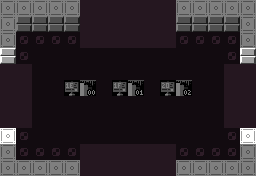

A level layout from a 2D game, rendered from its tile map. Below: a short description, then the map file with its tile-grid data intact:
An orthogonal 16x11 tile map with 16x16 px tiles, 10 tile layers (Base, Attributes, Base, Attributes, ...), 16 hidden layers not drawn, 6 tilesets.

<map version="1.10" tiledversion="1.11.2" orientation="orthogonal" renderorder="right-down" width="16" height="11" tilewidth="16" tileheight="16" infinite="0" nextlayerid="66" nextobjectid="1">
 <properties>
  <property name="base_logic" value="ROOM_BASE_LOGIC_NONE" />
  <property name="category" value="exterior" />
  <property name="color_emphasis" value="0" />
  <property name="dark" type="bool" value="false" />
  <property name="exit_east" type="bool" value="true" />
  <property name="exit_north" type="bool" value="true" />
  <property name="exit_south" type="bool" value="true" />
  <property name="exit_west" type="bool" value="true" />
  <property name="forbid_player_spawning" type="bool" value="false" />
  <property name="raster_effect" value="RASTER_EFFECT_NONE" />
  <property name="room_obj_palette" value="sprite_palette_overworld_table" />
  <property name="room_palette" value="blocking_exterior_palette_table" />
 </properties>
 <tileset firstgid="1" source="../../MapTiles.tsx" />
 <tileset firstgid="257" source="../../DiscoFloorTiles.tsx" />
 <tileset firstgid="289" source="../../Attributes.tsx" />
 <tileset firstgid="293" source="../../TechnicalTiles.tsx" />
 <tileset firstgid="357" source="../../ExitTiles.tsx" />
 <tileset firstgid="485" source="../../SignTiles.tsx" />
 <layer id="1" name="Base" width="16" height="11" opacity="0.5">
  <data encoding="csv">
6,6,6,6,6,6,6,6,6,6,6,6,6,6,6,6,
6,5,5,5,5,5,5,5,5,5,5,5,5,5,5,6,
6,265,265,265,265,265,265,265,265,265,265,265,265,265,265,6,
6,265,257,257,257,257,257,257,257,257,257,257,257,257,265,6,
6,265,257,257,257,257,257,257,257,257,257,257,257,257,265,6,
6,265,257,257,515,357,257,516,358,257,517,359,257,257,265,6,
6,265,257,257,257,257,257,257,257,257,257,257,257,257,265,6,
6,265,257,257,257,257,257,257,257,257,257,257,257,257,265,6,
6,265,257,257,257,257,257,257,257,257,257,257,257,257,265,6,
6,265,265,265,265,265,265,265,265,265,265,265,265,265,265,6,
6,6,6,6,6,6,6,6,6,6,6,6,6,6,6,6
</data>
 </layer>
 <layer id="2" name="Attributes" width="16" height="11" opacity="0.2">
  <data encoding="csv">
289,289,289,289,289,289,289,289,289,289,289,289,289,289,289,289,
289,289,289,289,289,289,289,289,289,289,289,289,289,289,289,289,
289,289,289,289,289,289,289,289,289,289,289,289,289,289,289,289,
289,289,289,289,289,289,289,289,289,289,289,289,289,289,289,289,
289,289,289,289,289,289,289,289,289,289,289,289,289,289,289,289,
289,289,289,289,289,289,289,289,289,289,289,289,289,289,289,289,
289,289,289,289,289,289,289,289,289,289,0,0,0,0,289,289,
289,289,289,289,289,289,289,289,289,289,289,289,289,289,289,289,
289,289,289,0,0,289,289,289,0,0,0,289,289,289,289,289,
289,289,289,289,289,0,0,0,0,289,289,289,289,289,289,289,
289,289,289,289,289,289,289,289,289,289,289,289,289,289,289,289
</data>
 </layer>
 <group id="36" name="Exit - West" class="overlay">
  <properties>
   <property name="adjacent_challenge" type="bool" value="true" />
   <property name="adjacent_exterior" type="bool" value="true" />
   <property name="adjacent_interior" type="bool" value="true" />
   <property name="adjacent_shop" type="bool" value="true" />
   <property name="direction" value="west" />
  </properties>
  <layer id="37" name="Base" width="16" height="11">
   <data encoding="csv">
0,0,0,0,0,0,0,0,0,0,0,0,0,0,0,0,
0,0,0,0,0,0,0,0,0,0,0,0,0,0,0,0,
0,0,0,0,0,0,0,0,0,0,0,0,0,0,0,0,
5,0,0,0,0,0,0,0,0,0,0,0,0,0,0,0,
257,257,0,0,0,0,0,0,0,0,0,0,0,0,0,0,
257,257,0,0,0,0,0,0,0,0,0,0,0,0,0,0,
257,257,0,0,0,0,0,0,0,0,0,0,0,0,0,0,
257,257,0,0,0,0,0,0,0,0,0,0,0,0,0,0,
6,0,0,0,0,0,0,0,0,0,0,0,0,0,0,0,
0,0,0,0,0,0,0,0,0,0,0,0,0,0,0,0,
0,0,0,0,0,0,0,0,0,0,0,0,0,0,0,0
</data>
  </layer>
  <layer id="38" name="Attributes" width="16" height="11" opacity="0.18">
   <data encoding="csv">
0,0,0,0,0,0,0,0,0,0,0,0,0,0,0,0,
0,0,0,0,0,0,0,0,0,0,0,0,0,0,0,0,
0,0,0,0,0,0,0,0,0,0,0,0,0,0,0,0,
289,0,0,0,0,0,0,0,0,0,0,0,0,0,0,0,
0,0,0,0,0,0,0,0,0,0,0,0,0,0,0,0,
0,0,0,0,0,0,0,0,0,0,0,0,0,0,0,0,
0,0,0,0,0,0,0,0,0,0,0,0,0,0,0,0,
0,0,0,0,0,0,0,0,0,0,0,0,0,0,0,0,
289,289,0,0,0,0,0,0,0,0,0,0,0,0,0,0,
0,0,0,0,0,0,0,0,0,0,0,0,0,0,0,0,
0,0,0,0,0,0,0,0,0,0,0,0,0,0,0,0
</data>
  </layer>
 </group>
 <group id="30" name="Exit - East" class="overlay">
  <properties>
   <property name="adjacent_challenge" type="bool" value="true" />
   <property name="adjacent_exterior" type="bool" value="true" />
   <property name="adjacent_interior" type="bool" value="true" />
   <property name="adjacent_shop" type="bool" value="true" />
   <property name="direction" value="east" />
  </properties>
  <layer id="31" name="Base" width="16" height="11">
   <data encoding="csv">
0,0,0,0,0,0,0,0,0,0,0,0,0,0,0,0,
0,0,0,0,0,0,0,0,0,0,0,0,0,0,0,0,
0,0,0,0,0,0,0,0,0,0,0,0,0,0,0,0,
0,0,0,0,0,0,0,0,0,0,0,0,0,0,0,5,
0,0,0,0,0,0,0,0,0,0,0,0,0,0,257,257,
0,0,0,0,0,0,0,0,0,0,0,0,0,0,257,257,
0,0,0,0,0,0,0,0,0,0,0,0,0,0,257,257,
0,0,0,0,0,0,0,0,0,0,0,0,0,0,257,257,
0,0,0,0,0,0,0,0,0,0,0,0,0,0,0,6,
0,0,0,0,0,0,0,0,0,0,0,0,0,0,0,0,
0,0,0,0,0,0,0,0,0,0,0,0,0,0,0,0
</data>
  </layer>
  <layer id="32" name="Attributes" width="16" height="11" opacity="0.2">
   <data encoding="csv">
0,0,0,0,0,0,0,0,0,0,0,0,0,0,0,0,
0,0,0,0,0,0,0,0,0,0,0,0,0,0,0,0,
0,0,0,0,0,0,0,0,0,0,0,0,0,0,0,0,
0,0,0,0,0,0,0,0,0,0,0,0,0,0,0,289,
0,0,0,0,0,0,0,0,0,0,0,0,0,0,0,289,
0,0,0,0,0,0,0,0,0,0,0,0,0,0,0,289,
0,0,0,0,0,0,0,0,0,0,0,0,0,0,0,289,
0,0,0,0,0,0,0,0,0,0,0,0,0,0,0,289,
0,0,0,0,0,0,0,0,0,0,0,0,0,0,0,289,
0,0,0,0,0,0,0,0,0,0,0,0,0,0,0,0,
0,0,0,0,0,0,0,0,0,0,0,0,0,0,0,0
</data>
  </layer>
 </group>
 <group id="33" name="Exit - South" class="overlay">
  <properties>
   <property name="adjacent_challenge" type="bool" value="true" />
   <property name="adjacent_exterior" type="bool" value="true" />
   <property name="adjacent_interior" type="bool" value="true" />
   <property name="adjacent_shop" type="bool" value="true" />
   <property name="direction" value="south" />
  </properties>
  <layer id="34" name="Base" width="16" height="11">
   <data encoding="csv">
0,0,0,0,0,0,0,0,0,0,0,0,0,0,0,0,
0,0,0,0,0,0,0,0,0,0,0,0,0,0,0,0,
0,0,0,0,0,0,0,0,0,0,0,0,0,0,0,0,
0,0,0,0,0,0,0,0,0,0,0,0,0,0,0,0,
0,0,0,0,0,0,0,0,0,0,0,0,0,0,0,0,
0,0,0,0,0,0,0,0,0,0,0,0,0,0,0,0,
0,0,0,0,0,0,0,0,0,0,0,0,0,0,0,0,
0,0,0,0,0,0,0,0,0,0,0,0,0,0,0,0,
0,0,0,0,0,0,0,0,0,0,0,0,0,0,0,0,
0,0,0,0,0,257,257,257,257,257,257,0,0,0,0,0,
0,0,0,0,0,257,257,257,257,257,257,0,0,0,0,0
</data>
  </layer>
  <layer id="35" name="Attributes" width="16" height="11" opacity="0.13">
   <data encoding="csv">
0,0,0,0,0,0,0,0,0,0,0,0,0,0,0,0,
0,0,0,0,0,0,0,0,0,0,0,0,0,0,0,0,
0,0,0,0,0,0,0,0,0,0,0,0,0,0,0,0,
0,0,0,0,0,0,0,0,0,0,0,0,0,0,0,0,
0,0,0,0,0,0,0,0,0,0,0,0,0,0,0,0,
0,0,0,0,0,0,0,0,0,0,0,0,0,0,0,0,
0,0,0,0,0,0,0,0,0,0,0,0,0,0,0,0,
0,0,0,0,0,0,0,0,0,0,0,0,0,0,0,0,
0,0,0,0,0,0,0,0,0,0,0,0,0,0,0,0,
0,0,0,0,0,0,0,0,0,0,0,0,0,0,0,0,
0,0,0,0,0,0,0,0,0,0,0,0,0,0,0,0
</data>
  </layer>
 </group>
 <group id="39" name="Exit - North" class="overlay">
  <properties>
   <property name="adjacent_challenge" type="bool" value="true" />
   <property name="adjacent_exterior" type="bool" value="true" />
   <property name="adjacent_interior" type="bool" value="true" />
   <property name="adjacent_shop" type="bool" value="true" />
   <property name="direction" value="north" />
  </properties>
  <layer id="40" name="Base" width="16" height="11">
   <data encoding="csv">
0,0,0,0,0,257,257,257,257,257,257,0,0,0,0,0,
0,0,0,0,0,257,257,257,257,257,257,0,0,0,0,0,
0,0,0,0,0,257,257,257,257,257,257,0,0,0,0,0,
0,0,0,0,0,0,0,0,0,0,0,0,0,0,0,0,
0,0,0,0,0,0,0,0,0,0,0,0,0,0,0,0,
0,0,0,0,0,0,0,0,0,0,0,0,0,0,0,0,
0,0,0,0,0,0,0,0,0,0,0,0,0,0,0,0,
0,0,0,0,0,0,0,0,0,0,0,0,0,0,0,0,
0,0,0,0,0,0,0,0,0,0,0,0,0,0,0,0,
0,0,0,0,0,0,0,0,0,0,0,0,0,0,0,0,
0,0,0,0,0,0,0,0,0,0,0,0,0,0,0,0
</data>
  </layer>
  <layer id="41" name="Attributes" width="16" height="11" opacity="0.13">
   <data encoding="csv">
0,0,0,0,0,0,0,0,0,0,0,0,0,0,0,0,
0,0,0,0,0,0,0,0,0,0,0,0,0,0,0,0,
0,0,0,0,0,0,0,0,0,0,0,0,0,0,0,0,
0,0,0,0,0,0,0,0,0,0,0,0,0,0,0,0,
0,0,0,0,0,0,0,0,0,0,0,0,0,0,0,0,
0,0,0,0,0,0,0,0,0,0,0,0,0,0,0,0,
0,0,0,0,0,0,0,0,0,0,0,0,0,0,0,0,
0,0,0,0,0,0,0,0,0,0,0,0,0,0,0,0,
0,0,0,0,0,0,0,0,0,0,0,0,0,0,0,0,
0,0,0,0,0,0,0,0,0,0,0,0,0,0,0,0,
0,0,0,0,0,0,0,0,0,0,0,0,0,0,0,0
</data>
  </layer>
 </group>
 <group id="45" name="Challenge - West" class="overlay" visible="0">
  <properties>
   <property name="adjacent_challenge" type="bool" value="true" />
   <property name="adjacent_exterior" type="bool" value="false" />
   <property name="adjacent_interior" type="bool" value="false" />
   <property name="adjacent_shop" type="bool" value="false" />
   <property name="direction" value="west" />
  </properties>
  <layer id="46" name="Base" width="16" height="11">
   <data encoding="csv">
0,0,0,0,0,0,0,0,0,0,0,0,0,0,0,0,
0,0,0,0,0,0,0,0,0,0,0,0,0,0,0,0,
0,0,0,0,0,0,0,0,0,0,0,0,0,0,0,0,
0,0,0,0,0,0,0,0,0,0,0,0,0,0,0,0,
0,0,0,0,0,0,0,0,0,0,0,0,0,0,0,0,
0,39,40,0,0,0,0,0,0,0,0,0,0,0,0,0,
0,55,56,0,0,0,0,0,0,0,0,0,0,0,0,0,
0,0,0,0,0,0,0,0,0,0,0,0,0,0,0,0,
0,0,0,0,0,0,0,0,0,0,0,0,0,0,0,0,
0,0,0,0,0,0,0,0,0,0,0,0,0,0,0,0,
0,0,0,0,0,0,0,0,0,0,0,0,0,0,0,0
</data>
  </layer>
  <layer id="47" name="Attributes" width="16" height="11" opacity="0.2">
   <data encoding="csv">
0,0,0,0,0,0,0,0,0,0,0,0,0,0,0,0,
0,0,0,0,0,0,0,0,0,0,0,0,0,0,0,0,
0,0,0,0,0,0,0,0,0,0,0,0,0,0,0,0,
0,0,0,0,0,0,0,0,0,0,0,0,0,0,0,0,
0,0,0,0,0,0,0,0,0,0,0,0,0,0,0,0,
0,0,0,0,0,0,0,0,0,0,0,0,0,0,0,0,
0,0,0,0,0,0,0,0,0,0,0,0,0,0,0,0,
0,0,0,0,0,0,0,0,0,0,0,0,0,0,0,0,
0,0,0,0,0,0,0,0,0,0,0,0,0,0,0,0,
0,0,0,0,0,0,0,0,0,0,0,0,0,0,0,0,
0,0,0,0,0,0,0,0,0,0,0,0,0,0,0,0
</data>
  </layer>
 </group>
 <group id="42" name="Challenge - East" class="overlay" visible="0">
  <properties>
   <property name="adjacent_challenge" type="bool" value="true" />
   <property name="adjacent_exterior" type="bool" value="false" />
   <property name="adjacent_interior" type="bool" value="false" />
   <property name="adjacent_shop" type="bool" value="false" />
   <property name="direction" value="east" />
  </properties>
  <layer id="43" name="Base" width="16" height="11">
   <data encoding="csv">
0,0,0,0,0,0,0,0,0,0,0,0,0,0,0,0,
0,0,0,0,0,0,0,0,0,0,0,0,0,0,0,0,
0,0,0,0,0,0,0,0,0,0,0,0,0,0,0,0,
0,0,0,0,0,0,0,0,0,0,0,0,0,0,0,0,
0,0,0,0,0,0,0,0,0,0,0,0,0,0,0,0,
0,0,0,0,0,0,0,0,0,0,0,0,0,35,36,0,
0,0,0,0,0,0,0,0,0,0,0,0,0,51,52,0,
0,0,0,0,0,0,0,0,0,0,0,0,0,0,0,0,
0,0,0,0,0,0,0,0,0,0,0,0,0,0,0,0,
0,0,0,0,0,0,0,0,0,0,0,0,0,0,0,0,
0,0,0,0,0,0,0,0,0,0,0,0,0,0,0,0
</data>
  </layer>
  <layer id="44" name="Attributes" width="16" height="11" opacity="0.2">
   <data encoding="csv">
0,0,0,0,0,0,0,0,0,0,0,0,0,0,0,0,
0,0,0,0,0,0,0,0,0,0,0,0,0,0,0,0,
0,0,0,0,0,0,0,0,0,0,0,0,0,0,0,0,
0,0,0,0,0,0,0,0,0,0,0,0,0,0,0,0,
0,0,0,0,0,0,0,0,0,0,0,0,0,0,0,0,
0,0,0,0,0,0,0,0,0,0,0,0,0,0,0,0,
0,0,0,0,0,0,0,0,0,0,0,0,0,0,0,0,
0,0,0,0,0,0,0,0,0,0,0,0,0,0,0,0,
0,0,0,0,0,0,0,0,0,0,0,0,0,0,0,0,
0,0,0,0,0,0,0,0,0,0,0,0,0,0,0,0,
0,0,0,0,0,0,0,0,0,0,0,0,0,0,0,0
</data>
  </layer>
 </group>
 <group id="51" name="Challenge - South" class="overlay" visible="0">
  <properties>
   <property name="adjacent_challenge" type="bool" value="true" />
   <property name="adjacent_exterior" type="bool" value="false" />
   <property name="adjacent_interior" type="bool" value="false" />
   <property name="adjacent_shop" type="bool" value="false" />
   <property name="direction" value="south" />
  </properties>
  <layer id="52" name="Base" width="16" height="11">
   <data encoding="csv">
0,0,0,0,0,0,0,0,0,0,0,0,0,0,0,0,
0,0,0,0,0,0,0,0,0,0,0,0,0,0,0,0,
0,0,0,0,0,0,0,0,0,0,0,0,0,0,0,0,
0,0,0,0,0,0,0,0,0,0,0,0,0,0,0,0,
0,0,0,0,0,0,0,0,0,0,0,0,0,0,0,0,
0,0,0,0,0,0,0,0,0,0,0,0,0,0,0,0,
0,0,0,0,0,0,0,0,0,0,0,0,0,0,0,0,
0,0,0,0,0,0,0,0,0,0,0,0,0,0,0,0,
0,0,0,0,0,0,0,37,38,0,0,0,0,0,0,0,
0,0,0,0,0,0,0,53,54,0,0,0,0,0,0,0,
0,0,0,0,0,0,0,0,0,0,0,0,0,0,0,0
</data>
  </layer>
  <layer id="53" name="Attributes" width="16" height="11" opacity="0.2">
   <data encoding="csv">
0,0,0,0,0,0,0,0,0,0,0,0,0,0,0,0,
0,0,0,0,0,0,0,0,0,0,0,0,0,0,0,0,
0,0,0,0,0,0,0,0,0,0,0,0,0,0,0,0,
0,0,0,0,0,0,0,0,0,0,0,0,0,0,0,0,
0,0,0,0,0,0,0,0,0,0,0,0,0,0,0,0,
0,0,0,0,0,0,0,0,0,0,0,0,0,0,0,0,
0,0,0,0,0,0,0,0,0,0,0,0,0,0,0,0,
0,0,0,0,0,0,0,0,0,0,0,0,0,0,0,0,
0,0,0,0,0,0,0,0,0,0,0,0,0,0,0,0,
0,0,0,0,0,0,0,0,0,0,0,0,0,0,0,0,
0,0,0,0,0,0,0,0,0,0,0,0,0,0,0,0
</data>
  </layer>
 </group>
 <group id="48" name="Challenge - North" class="overlay" visible="0">
  <properties>
   <property name="adjacent_challenge" type="bool" value="true" />
   <property name="adjacent_exterior" type="bool" value="false" />
   <property name="adjacent_interior" type="bool" value="false" />
   <property name="adjacent_shop" type="bool" value="false" />
   <property name="direction" value="north" />
  </properties>
  <layer id="49" name="Base" width="16" height="11">
   <data encoding="csv">
0,0,0,0,0,0,0,0,0,0,0,0,0,0,0,0,
0,0,0,0,0,0,0,33,34,0,0,0,0,0,0,0,
0,0,0,0,0,0,0,49,50,0,0,0,0,0,0,0,
0,0,0,0,0,0,0,0,0,0,0,0,0,0,0,0,
0,0,0,0,0,0,0,0,0,0,0,0,0,0,0,0,
0,0,0,0,0,0,0,0,0,0,0,0,0,0,0,0,
0,0,0,0,0,0,0,0,0,0,0,0,0,0,0,0,
0,0,0,0,0,0,0,0,0,0,0,0,0,0,0,0,
0,0,0,0,0,0,0,0,0,0,0,0,0,0,0,0,
0,0,0,0,0,0,0,0,0,0,0,0,0,0,0,0,
0,0,0,0,0,0,0,0,0,0,0,0,0,0,0,0
</data>
  </layer>
  <layer id="50" name="Attributes" width="16" height="11" opacity="0.2">
   <data encoding="csv">
0,0,0,0,0,0,0,0,0,0,0,0,0,0,0,0,
0,0,0,0,0,0,0,0,0,0,0,0,0,0,0,0,
0,0,0,0,0,0,0,0,0,0,0,0,0,0,0,0,
0,0,0,0,0,0,0,0,0,0,0,0,0,0,0,0,
0,0,0,0,0,0,0,0,0,0,0,0,0,0,0,0,
0,0,0,0,0,0,0,0,0,0,0,0,0,0,0,0,
0,0,0,0,0,0,0,0,0,0,0,0,0,0,0,0,
0,0,0,0,0,0,0,0,0,0,0,0,0,0,0,0,
0,0,0,0,0,0,0,0,0,0,0,0,0,0,0,0,
0,0,0,0,0,0,0,0,0,0,0,0,0,0,0,0,
0,0,0,0,0,0,0,0,0,0,0,0,0,0,0,0
</data>
  </layer>
 </group>
 <group id="63" name="Shop - West" class="overlay" visible="0">
  <properties>
   <property name="adjacent_challenge" type="bool" value="false" />
   <property name="adjacent_exterior" type="bool" value="false" />
   <property name="adjacent_interior" type="bool" value="false" />
   <property name="adjacent_shop" type="bool" value="true" />
   <property name="direction" value="west" />
  </properties>
  <layer id="64" name="Base" width="16" height="11">
   <data encoding="csv">
0,0,0,0,0,0,0,0,0,0,0,0,0,0,0,0,
0,0,0,0,0,0,0,0,0,0,0,0,0,0,0,0,
6,0,0,0,0,0,0,0,0,0,0,0,0,0,0,0,
5,14,0,0,0,0,0,0,0,0,0,0,0,0,0,0,
0,0,0,0,0,0,0,0,0,0,0,0,0,0,0,0,
0,0,0,0,0,0,0,0,0,0,0,0,0,0,0,0,
0,0,0,0,0,0,0,0,0,0,0,0,0,0,0,0,
0,0,0,0,0,0,0,0,0,0,0,0,0,0,0,0,
6,16,0,0,0,0,0,0,0,0,0,0,0,0,0,0,
0,0,0,0,0,0,0,0,0,0,0,0,0,0,0,0,
0,0,0,0,0,0,0,0,0,0,0,0,0,0,0,0
</data>
  </layer>
  <layer id="65" name="Attributes" width="16" height="11" opacity="0.2">
   <data encoding="csv">
0,0,0,0,0,0,0,0,0,0,0,0,0,0,0,0,
0,0,0,0,0,0,0,0,0,0,0,0,0,0,0,0,
291,0,0,0,0,0,0,0,0,0,0,0,0,0,0,0,
291,291,0,0,0,0,0,0,0,0,0,0,0,0,0,0,
0,0,0,0,0,0,0,0,0,0,0,0,0,0,0,0,
0,0,0,0,0,0,0,0,0,0,0,0,0,0,0,0,
0,0,0,0,0,0,0,0,0,0,0,0,0,0,0,0,
0,0,0,0,0,0,0,0,0,0,0,0,0,0,0,0,
291,291,0,0,0,0,0,0,0,0,0,0,0,0,0,0,
0,0,0,0,0,0,0,0,0,0,0,0,0,0,0,0,
0,0,0,0,0,0,0,0,0,0,0,0,0,0,0,0
</data>
  </layer>
 </group>
 <group id="60" name="Shop - East" class="overlay" visible="0">
  <properties>
   <property name="adjacent_challenge" type="bool" value="false" />
   <property name="adjacent_exterior" type="bool" value="false" />
   <property name="adjacent_interior" type="bool" value="false" />
   <property name="adjacent_shop" type="bool" value="true" />
   <property name="direction" value="east" />
  </properties>
  <layer id="61" name="Base" width="16" height="11">
   <data encoding="csv">
0,0,0,0,0,0,0,0,0,0,0,0,0,0,0,0,
0,0,0,0,0,0,0,0,0,0,0,0,0,0,0,0,
0,0,0,0,0,0,0,0,0,0,0,0,0,0,0,6,
0,0,0,0,0,0,0,0,0,0,0,0,0,0,14,5,
0,0,0,0,0,0,0,0,0,0,0,0,0,0,0,0,
0,0,0,0,0,0,0,0,0,0,0,0,0,0,0,0,
0,0,0,0,0,0,0,0,0,0,0,0,0,0,0,0,
0,0,0,0,0,0,0,0,0,0,0,0,0,0,0,0,
0,0,0,0,0,0,0,0,0,0,0,0,0,0,16,6,
0,0,0,0,0,0,0,0,0,0,0,0,0,0,0,0,
0,0,0,0,0,0,0,0,0,0,0,0,0,0,0,0
</data>
  </layer>
  <layer id="62" name="Attributes" width="16" height="11" opacity="0.2">
   <data encoding="csv">
0,0,0,0,0,0,0,0,0,0,0,0,0,0,0,0,
0,0,0,0,0,0,0,0,0,0,0,0,0,0,0,0,
0,0,0,0,0,0,0,0,0,0,0,0,0,0,0,291,
0,0,0,0,0,0,0,0,0,0,0,0,0,0,291,291,
0,0,0,0,0,0,0,0,0,0,0,0,0,0,0,0,
0,0,0,0,0,0,0,0,0,0,0,0,0,0,0,0,
0,0,0,0,0,0,0,0,0,0,0,0,0,0,0,0,
0,0,0,0,0,0,0,0,0,0,0,0,0,0,0,0,
0,0,0,0,0,0,0,0,0,0,0,0,0,0,291,291,
0,0,0,0,0,0,0,0,0,0,0,0,0,0,0,0,
0,0,0,0,0,0,0,0,0,0,0,0,0,0,0,0
</data>
  </layer>
 </group>
 <group id="54" name="Shop - South" class="overlay" visible="0">
  <properties>
   <property name="adjacent_challenge" type="bool" value="false" />
   <property name="adjacent_exterior" type="bool" value="false" />
   <property name="adjacent_interior" type="bool" value="false" />
   <property name="adjacent_shop" type="bool" value="true" />
   <property name="direction" value="south" />
  </properties>
  <layer id="55" name="Base" width="16" height="11">
   <data encoding="csv">
0,0,0,0,0,0,0,0,0,0,0,0,0,0,0,0,
0,0,0,0,0,0,0,0,0,0,0,0,0,0,0,0,
0,0,0,0,0,0,0,0,0,0,0,0,0,0,0,0,
0,0,0,0,0,0,0,0,0,0,0,0,0,0,0,0,
0,0,0,0,0,0,0,0,0,0,0,0,0,0,0,0,
0,0,0,0,0,0,0,0,0,0,0,0,0,0,0,0,
0,0,0,0,0,0,0,0,0,0,0,0,0,0,0,0,
0,0,0,0,0,0,0,0,0,0,0,0,0,0,0,0,
0,0,0,0,0,0,0,0,0,0,0,0,0,0,0,0,
0,0,0,0,14,0,0,0,0,0,0,16,0,0,0,0,
0,0,0,0,6,0,0,0,0,0,0,6,0,0,0,0
</data>
  </layer>
  <layer id="56" name="Attributes" width="16" height="11" opacity="0.2">
   <data encoding="csv">
0,0,0,0,0,0,0,0,0,0,0,0,0,0,0,0,
0,0,0,0,0,0,0,0,0,0,0,0,0,0,0,0,
0,0,0,0,0,0,0,0,0,0,0,0,0,0,0,0,
0,0,0,0,0,0,0,0,0,0,0,0,0,0,0,0,
0,0,0,0,0,0,0,0,0,0,0,0,0,0,0,0,
0,0,0,0,0,0,0,0,0,0,0,0,0,0,0,0,
0,0,0,0,0,0,0,0,0,0,0,0,0,0,0,0,
0,0,0,0,0,0,0,0,0,0,0,0,0,0,0,0,
0,0,0,0,0,0,0,0,0,0,0,0,0,0,0,0,
0,0,0,0,291,0,0,0,0,0,0,291,0,0,0,0,
0,0,0,0,291,0,0,0,0,0,0,291,0,0,0,0
</data>
  </layer>
 </group>
 <group id="57" name="Shop - North" class="overlay" visible="0">
  <properties>
   <property name="adjacent_challenge" type="bool" value="false" />
   <property name="adjacent_exterior" type="bool" value="false" />
   <property name="adjacent_interior" type="bool" value="false" />
   <property name="adjacent_shop" type="bool" value="true" />
   <property name="direction" value="north" />
  </properties>
  <layer id="58" name="Base" width="16" height="11">
   <data encoding="csv">
0,0,0,0,6,0,0,0,0,0,0,6,0,0,0,0,
0,0,0,0,5,0,0,0,0,0,0,5,0,0,0,0,
0,0,0,0,14,0,0,0,0,0,0,16,0,0,0,0,
0,0,0,0,0,0,0,0,0,0,0,0,0,0,0,0,
0,0,0,0,0,0,0,0,0,0,0,0,0,0,0,0,
0,0,0,0,0,0,0,0,0,0,0,0,0,0,0,0,
0,0,0,0,0,0,0,0,0,0,0,0,0,0,0,0,
0,0,0,0,0,0,0,0,0,0,0,0,0,0,0,0,
0,0,0,0,0,0,0,0,0,0,0,0,0,0,0,0,
0,0,0,0,0,0,0,0,0,0,0,0,0,0,0,0,
0,0,0,0,0,0,0,0,0,0,0,0,0,0,0,0
</data>
  </layer>
  <layer id="59" name="Attributes" width="16" height="11" opacity="0.2">
   <data encoding="csv">
0,0,0,0,291,0,0,0,0,0,0,291,0,0,0,0,
0,0,0,0,291,0,0,0,0,0,0,291,0,0,0,0,
0,0,0,0,291,0,0,0,0,0,0,291,0,0,0,0,
0,0,0,0,0,0,0,0,0,0,0,0,0,0,0,0,
0,0,0,0,0,0,0,0,0,0,0,0,0,0,0,0,
0,0,0,0,0,0,0,0,0,0,0,0,0,0,0,0,
0,0,0,0,0,0,0,0,0,0,0,0,0,0,0,0,
0,0,0,0,0,0,0,0,0,0,0,0,0,0,0,0,
0,0,0,0,0,0,0,0,0,0,0,0,0,0,0,0,
0,0,0,0,0,0,0,0,0,0,0,0,0,0,0,0,
0,0,0,0,0,0,0,0,0,0,0,0,0,0,0,0
</data>
  </layer>
 </group>
</map>
